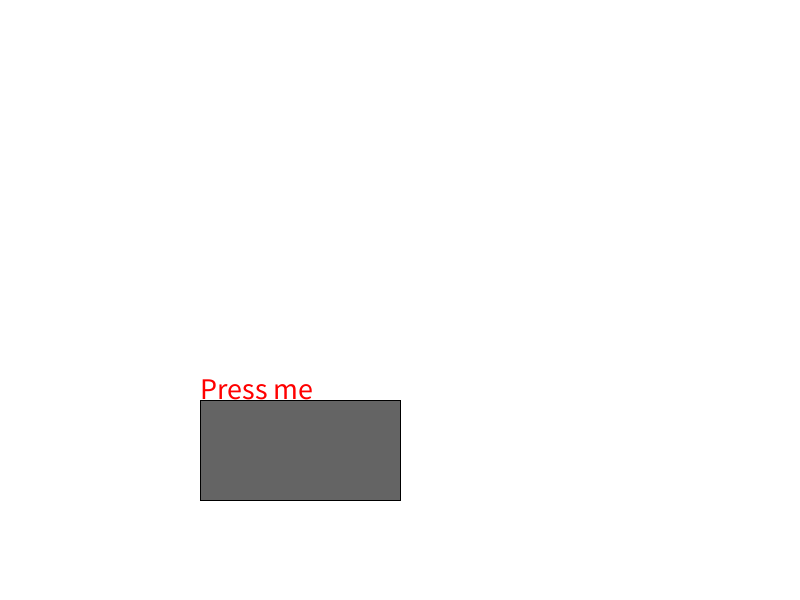
Frame 1 (no input)
Frame 60 (the mouse pressed at the canvas centre just before this capture): identical to frame 1, image omitted
Frame 120 (the mouse held since frame 60 and released just before this capture): identical to frame 1, image omitted

The Processing sketch that drew this single still picture (run headless with seeded random() and noise(); from frame 60 on, the mouse is pressed at the canvas centre):

// Processing sketch: processing_103751
// ── processing_103751.pde

float buttonX = 200;
float buttonY = 400;
float buttonWidth = 200;
float buttonHeight = 100;

color inactiveColor = color(100, 100, 100);
color hoverColor = color(100, 200, 100);
color clickColor = color(255, 0, 0);

boolean isMouseOverButton = false;


void setup()
{
  size(800, 600);
  background(255);
  
  textSize(30);
  fill(255, 0, 0);
  text("Press me", 200, 399 ); 
  
  
  
}

void draw()
{
  
  
  isMouseOverButton = isMouseOverRect(buttonX, buttonY, buttonWidth, buttonHeight);
  
  if (isMouseOverButton == true)

  
  {
    fill(hoverColor);
  }
  else
  {
    fill(inactiveColor);
  }
  
  rect(buttonX, buttonY, buttonWidth, buttonHeight);
}


boolean isMouseOverRect(float x, float y, float w, float h)
{


  if (mouseX > x && mouseX < x + w && mouseY > y && mouseY < y + h)
  {
    return true;
  }

  return false;
}

void mousePressed()
{
  println("You pressed me!");
}
